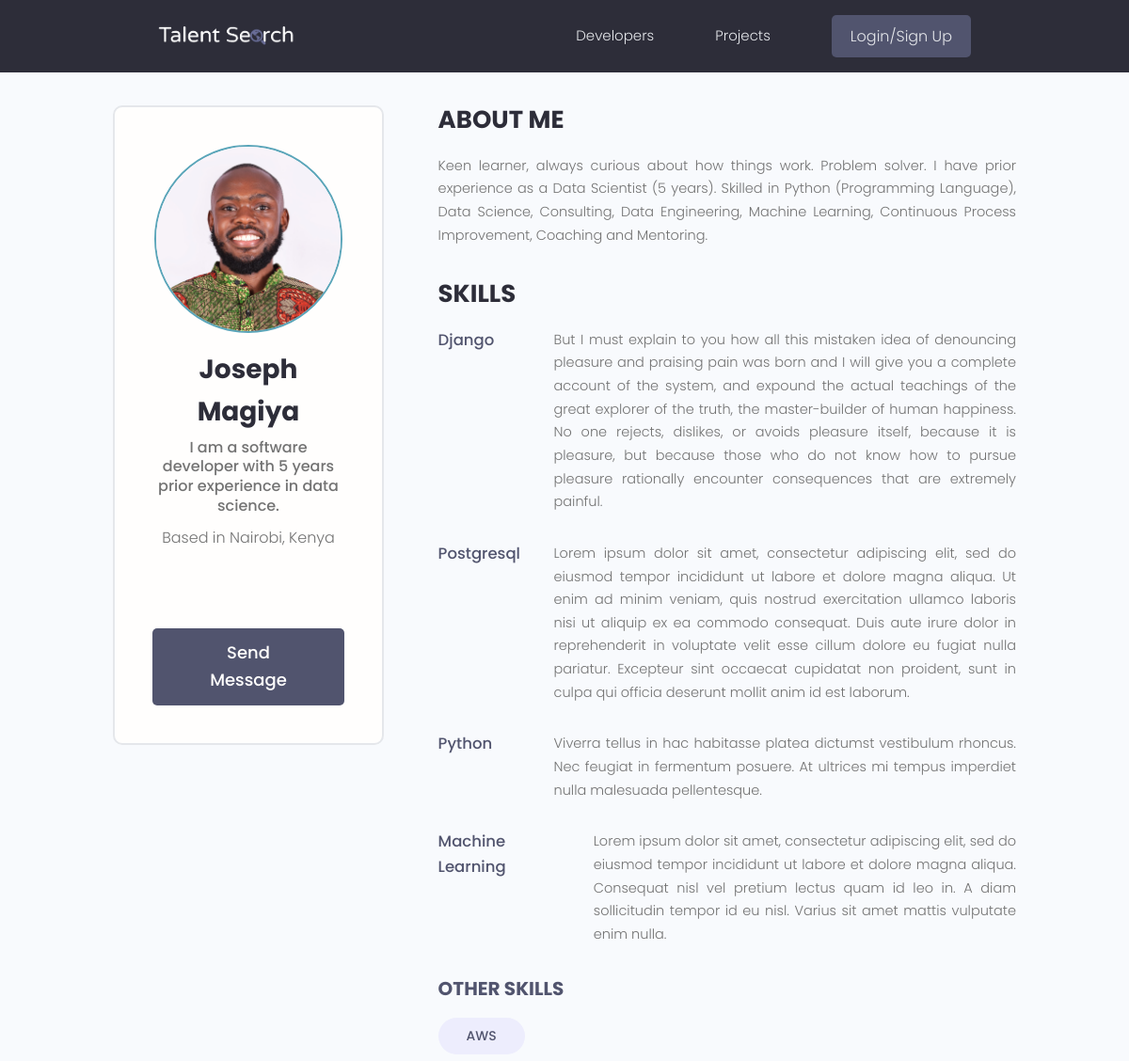
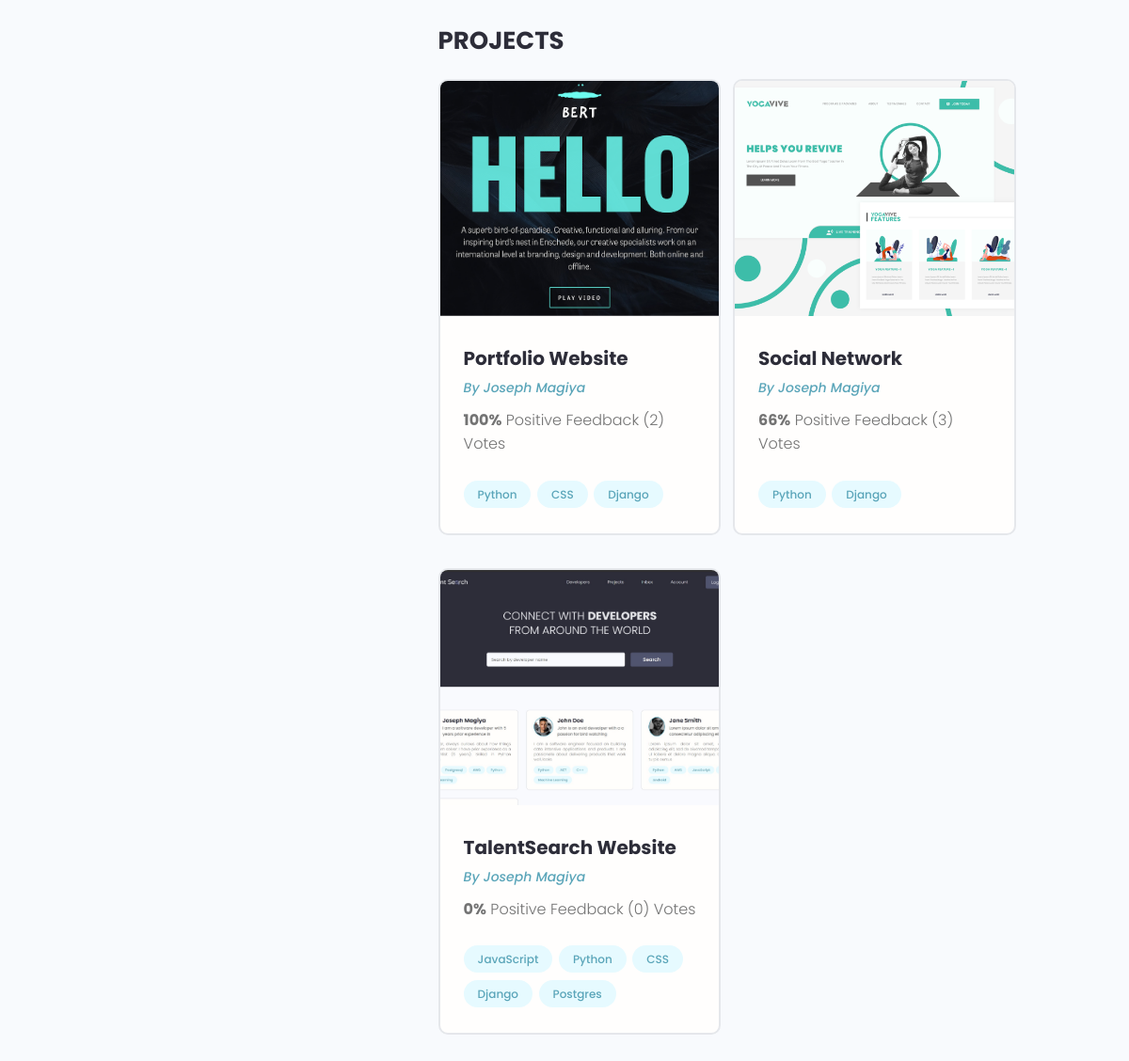
The page /profile/0a4983e9-9df1-414d-aaed-17bd32d874a4/ on the database its author committed (2 pictures, top to bottom).
### users/models.py (models this page shows, shortened)
class Profile(models.Model):
    user = models.OneToOneField(User, on_delete=models.CASCADE, null=True, blank=True)
    name = models.CharField(max_length=200, blank=True, null=True)
    email = models.EmailField(max_length=500, blank=True, null=True)
    username = models.CharField(max_length=200, blank=True, null=True)
    location = models.CharField(max_length=200, blank=True, null=True)
    short_intro = models.CharField(max_length=200, blank=True, null=True)
    bio = models.TextField(blank=True, null=True)
    profile_image = models.ImageField(null=True, blank=True, upload_to='profiles/', default="profiles/user-default.png")
    social_github = models.CharField(max_length=200, blank=True, null=True)
    social_twitter = models.CharField(max_length=200, blank=True, null=True)
    social_linkedin = models.CharField(max_length=200, blank=True, null=True)
    social_youtube = models.CharField(max_length=200, blank=True, null=True)
    social_website = models.CharField(max_length=200, blank=True, null=True)
    created = models.DateTimeField(auto_now_add=True)
    id = models.UUIDField(default=uuid.uuid4, unique=True, primary_key=True, editable=False)
    class Meta:
        ordering =['created']
    @property
    def imageURL(self):
        try:
            url = self.profile_image.url
        except:
            url = ''
        return url

class Skill(models.Model):
    owner = models.ForeignKey(Profile, on_delete=models.CASCADE, null=True, blank=True)
    name = models.CharField(max_length=200, blank=True, null=True)
    description = models.TextField(null=True, blank=True)
    id = models.UUIDField(default=uuid.uuid4, unique=True, primary_key=True, editable=False)
    def __str__(self):
        return str(self.name)

### projects/models.py (models this page shows, shortened)
class Project(models.Model):
    owner = models.ForeignKey(Profile, null=True, blank=True, on_delete=models.CASCADE)
    title = models.CharField(max_length=200)
    description = models.TextField(null=True, blank=True)
    featured_image = models.ImageField(null=True, blank=True, default = "default.jpg")
    demo_link = models.CharField(max_length=200, null=True, blank=True)
    source_link = models.CharField(max_length=2000, null=True, blank=True)
    tags = models.ManyToManyField('Tag', blank=True)
    vote_total = models.IntegerField(default=0, null=True, blank=True)
    vote_ratio = models.IntegerField(default=0, null=True, blank=True)
    created = models.DateTimeField(auto_now_add=True)
    id = models.UUIDField(default=uuid.uuid4, unique=True,
                          primary_key=True, editable=False)
    class Meta:
        ordering = ['-vote_ratio', '-vote_total']
    @property
    def imageURL(self):
        try:
            url = self.featured_image.url
        except:
            url = ''
        return url

class Tag(models.Model):
    name = models.CharField (max_length=200)
    created = models.DateTimeField(auto_now_add=True)
    id = models.UUIDField(default=uuid.uuid4, unique=True,
                        primary_key=True, editable=False)
    def __str__(self) -> str:
        return self.name

### users/views.py (the view)
# urls.py: path('profile/<str:pk>/', views.userProfile, name = "user-profile"),
def userProfile(request, pk):
    profile = Profile.objects.get(id=pk)
    topSkills = profile.skill_set.exclude(description__exact="")
    otherSkills = profile.skill_set.filter(description="")
    context = {'profile' : profile, 'topSkills' : topSkills, 'otherSkills' : otherSkills}
    return render(request, 'users/user-profile.html', context)

### users/templates/users/user-profile.html (shortened to what this page needs)
{% extends 'main.html' %}
{% block content %}
<main class="profile my-md">
    <div class="container">
      <div class="layout">
        <div class="column column--1of3">
          <div class="card text-center">
            <div class="card__body dev">
              <img class="avatar avatar--xl" src="{{profile.imageURL}}" />
              <h2 class="dev__name">{{profile.name}}</h2>
              <p class="dev__title">{{profile.short_intro}}</p>
              <p class="dev__location">Based in {{profile.location}}</p>
              <ul class="dev__social">
              </ul>
              {% if request.user.profile.id != profile.id %}
              <a href="{% url 'create-message' profile.id %}" class="btn btn--sub btn--lg">Send Message </a>
              {% endif %}
            </div>
          </div>
        </div>
        <div class="column column--2of3">
          <div class="devInfo">
            <h3 class="devInfo__title">About Me</h3>
            <p class="devInfo__about"> {{profile.bio}}</p>
          </div>
          <div class="devInfo">
            <h3 class="devInfo__title">Skills</h3>
            <div class="devInfo__skills">
                {% for skill in topSkills %}
                <div class="devSkill">
                    <h4 class="devSkill__title">{{skill.name}}</h4>
                    <p class="devSkill__info">{{skill.description}}</p>
                </div>
                {% endfor %}
              <h3 class="devInfo__subtitle">Other Skills</h3>
              <div class="devInfo__otherSkills">
                {% for skill in otherSkills %}
                <span class="tag tag--pill tag--sub tag--lg">
                  <small>{{skill}}</small>
                </span>
                {% endfor %}
              </div>
            </div>
          </div>
          <div class="devInfo">
            <h3 class="devInfo__title">Projects</h3>
            <div class="grid grid--two">
                {% for project in profile.project_set.all %}
                <div class="column">
                    <div class="card project">
                    <a href="{% url 'project' project.id %}" class="project">
                        <img class="project__thumbnail" src="{{project.imageURL}}" alt="project thumbnail" />
                        <div class="card__body">
                        <h3 class="project__title">{{project.title}}</h3>
                        <p><a class="project__author" href="{% url 'user-profile' project.owner.id %}">By {{project.owner.name}}</a></p>
                        <p class="project--rating">
                            <span style="font-weight: bold;">{{project.vote_ratio}}%</span> Positive
                            Feedback ({{project.vote_total}}) Vote{{project.vote_total|pluralize:"s"}}
                        </p>
                        <div class="project__tags">
                            {% for tag in project.tags.all %}
                            <span class="tag tag--pill tag--main">
                            <small>{{tag}}</small>
                            </span>
                            {% endfor %}
                        </div>
                        </div>
                    </a>
                    </div>
                </div>
                {% endfor %}
            </div>
          </div>
        </div>
      </div>
    </div>
  </main>
{% endblock content %}

### static/styles/app.css (style rules this page uses)
:root { --color-sub: #2d2d39; }
.btn--sub { background-color: var(--color-sub-light); }
.card { border: 2px solid var(--color-light); }
img { width: 100%; }
.profile .card > .dev { padding: 4rem; }
.dev__name { color: var(--color-sub); font-size: 2.8rem; font-weight: 700; margin-top: 1rem; margin-bottom: 0.5rem; }
.dev__title { font-size: 1.6rem; font-weight: 500; line-height: 1.3; }
.dev__location { margin-top: 1rem; }
.dev__social { margin: 3rem 0; list-style: none; display: flex; justify-content: center; gap: 1.5rem; }
.devInfo { margin-bottom: 3rem; }
.devInfo__title, .devInfo__subtitle { font-size: 2.6rem; color: var(--color-sub); text-transform: uppercase; font-weight: 700; margin-bottom: 1.5rem; }
.devInfo__subtitle { font-size: 2rem; color: var(--color-sub-light); }
.devInfo__about, .devSkill__info { font-size: 1.45rem; line-height: 1.7; text-align: justify; }
.devSkill { margin-bottom: 3rem; }
.devSkill__title { font-size: 1.65rem; font-weight: 500; color: var(--color-sub-light); }
@media screen and (min-width: 700px) { .devSkill { display: flex; justify-content: space-between; gap: 3rem; } }
@media screen and (min-width: 700px) { .devSkill__info { flex-basis: 80%; } }
.project__author { font-size: 1.4rem; font-style: italic; }
.project--rating { margin-bottom: 1.6em; margin-top: .5em; }
.project__thumbnail { height: 25rem; object-fit: cover; object-position: top center; }
.project__title { font-size: 2rem; font-weight: 700; color: var(--color-sub); }

### static/uikit/styles/modules/_variables.css (style rules this page uses)
:root { --color-main: #5aa5b9; --color-main-light: #e6faff; --color-sub: #3f4156; --color-sub-light: #51546e; --color-sub-lighter: #ededfd; --color-text: #737373; --color-gray: #8b8b8b; --color-light: #e5e7eb; --color-light-gray: #767676; --color-bg: #f8fafd; --color-white: #fffefd; --color-white-light: #f3f3f3; --color-success: #359e64; --color-success-bg: #def8e8; --color-error: #fc4b0b; --color-error-bg: #fff2ee; --font-base: 'Poppins', arial, helvetica, 'Segoe UI', roboto, ubuntu, sans-serif; --font-monospace: 'Fira Code', 'Courier New', courier, monospace; --font-regular: 300; --font-medium: 500; --font-bold: 700; --generic-shadow: 1px 1px 5px #00000010; --generic-transition: all 0.3s ease-in-out; }

### static/uikit/styles/modules/_base.css (style rules this page uses)
* { margin: 0; padding: 0; box-sizing: border-box; text-rendering: optimizeLegibility; color: inherit; font-size: inherit; }
html { font-size: 50%; }
@media only screen and (min-width: 480px) { html { font-size: 56.25%; } }
@media only screen and (min-width: 1200px) { html { font-size: 62.5%; } }
body { line-height: 1.6; font-weight: 400; font-size: 1.5rem; color: var(--color-text); background-color: var(--color-bg); min-height: 100vh; }

### static/uikit/styles/modules/_typography.css (style rules this page uses)
* { font-family: var(--font-base); }
h2 { font-size: 3.6rem; font-weight: var(--font-bold); }
h3 { font-size: 3.2rem; font-weight: var(--font-medium); }
h4 { font-size: 2.8rem; font-weight: var(--font-medium); }
p, span, strong { font-size: 1.6rem; color: var(--color-text); font-weight: var(--font-regular); }
a { padding-bottom: 2px; text-decoration: none; display: inline-block; color: var(--color-main); font-weight: var(--font-medium); }

### static/uikit/styles/modules/_utilities.css (style rules this page uses)
.container { width: 92%; max-width: 165rem; margin: 0 auto; box-sizing: border-box; }
@media screen and (min-width: 1000px) { .container { width: 90%; } }
@media screen and (min-width: 1200px) { .container { width: 80%; } }
.text-center { text-align: center; }
.my-md { margin: 3rem auto; }

### static/uikit/styles/modules/_avatar.css (style rules this page uses)
.avatar { border-radius: 50%; border: 2px solid var(--color-main); object-fit: cover; }
.avatar--xl { height: 20rem; width: 20rem; }

### static/uikit/styles/modules/_button.css (style rules this page uses)
.btn { display: inline-block; position: relative; cursor: pointer; background-color: var(--color-light); font-weight: var(--font-medium); color: var(--color-sub); text-decoration: none; padding: 1rem 2rem; border-radius: 0.5rem; border: none; width: -webkit-fit-content; width: -moz-fit-content; width: fit-content; height: -webkit-fit-content; height: -moz-fit-content; height: fit-content; font-size: 1.6rem; outline-width: 0; outline-color: transparent; -webkit-backface-visibility: hidden; backface-visibility: hidden; transition: all 0.3s ease-in-out; }
.btn--sub { background-color: var(--color-sub); color: var(--color-white); }
.btn--lg { font-size: 1.8rem; padding: 1.2rem 4.5rem; }

### static/uikit/styles/modules/_card.css (style rules this page uses)
.card { border-radius: 1rem; background-color: var(--color-white); border: 1.5px solid var(--color-light); width: auto; height: auto; margin-top: 0.5rem; margin-bottom: 0.5rem; overflow: hidden; }
.card__body, .card__header { padding: 2rem 2.5rem; }

### rows shown on the page
Profile: imageURL (picture), name "Joseph Magiya", short_intro "I am a software developer with 5 years prior experience in data science.", location "Nairobi, Kenya", bio "Keen learner, always curious about how things work. Problem solver. I have prior experience as a Data Scientist (5 years). Skilled in Python (Programming Language), Data Science, Consulting, Data Engineering, Machine Learning, Continuous Process Improvement, Coaching and Mentoring."
Skill: name "Django", description "But I must explain to you how all this mistaken idea of denouncing pleasure and praising pain was born and I will give you a complete account of the system, and expound the actual teachings of the great explorer of the truth, the master-builder of human happiness. No one rejects, dislikes, or avoids pleasure itself, because it is pleasure, but because those who do not know how to pursue pleasure rationally encounter consequences that are extremely painful."
Skill: name "Postgresql", description "Lorem ipsum dolor sit amet, consectetur adipiscing elit, sed do eiusmod tempor incididunt ut labore et dolore magna aliqua. Ut enim ad minim veniam, quis nostrud exercitation ullamco laboris nisi ut aliquip ex ea commodo consequat. Duis aute irure dolor in reprehenderit in voluptate velit esse cillum dolore eu fugiat nulla pariatur. Excepteur sint occaecat cupidatat non proident, sunt in culpa qui officia deserunt mollit anim id est laborum."
Skill: name "Python", description "Viverra tellus in hac habitasse platea dictumst vestibulum rhoncus. Nec feugiat in fermentum posuere. At ultrices mi tempus imperdiet nulla malesuada pellentesque."
Skill: name "Machine Learning", description "Lorem ipsum dolor sit amet, consectetur adipiscing elit, sed do eiusmod tempor incididunt ut labore et dolore magna aliqua. Consequat nisl vel pretium lectus quam id leo in. A diam sollicitudin tempor id eu nisl. Varius sit amet mattis vulputate enim nulla."
Skill: name "AWS"
Project: imageURL (picture), title "Portfolio Website", owner.name "Joseph Magiya", vote_ratio "100", vote_total "2"
Tag: name "Python"
Tag: name "CSS"
Tag: name "Django"
Project: imageURL (picture), title "Social Network", owner.name "Joseph Magiya", vote_ratio "66", vote_total "3"
Project: imageURL (picture), title "TalentSearch Website", owner.name "Joseph Magiya", vote_ratio "0", vote_total "0"
Tag: name "JavaScript"
Tag: name "Postgres"
